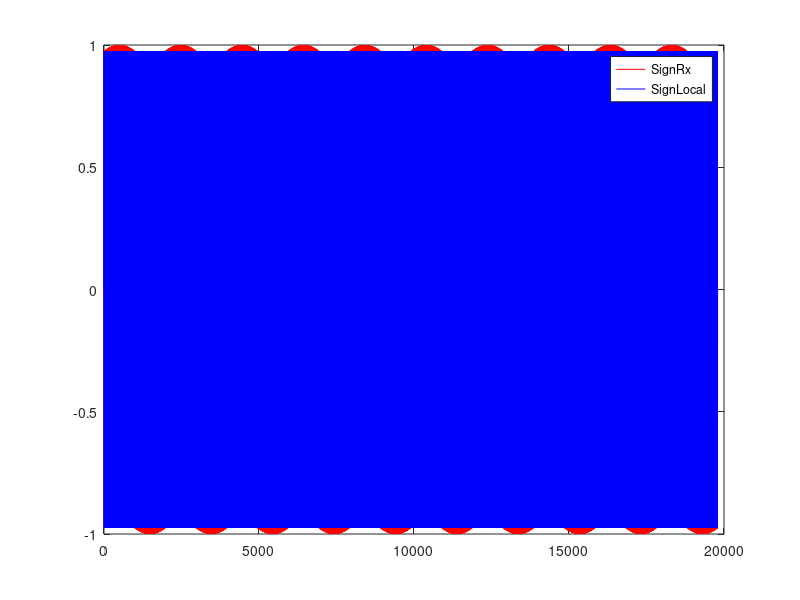

Recreate this plot in MATLAB.
%2017-01-29
%PLL freq and phase adjustment investigation

close all,clc,clear all;

Fs = 22050;     %sample rate
F = Fs/7;       %frequency of signal, 200<F<Fs/2, [Hz]. F = Fs/14 - max, F = Fs/30 - max for Fs = 96000; For example, F = Fs/30, 30 - number of samples per one wave
Size = Fs;      %size of signal
dF = 10;        %[Hz] - frequency offset between Local oscillator and received signal

Td = 2*pi/(Fs+dF);  %sampling interval of received signal
x = 0:F*Td:Size*F*Td;
Sign_Rx = sin(x);    %received signal         


Td = 2*pi/Fs;   %sampling interval in Local oscillator
x_local = 0:F*Td:Size*F*Td;
Sign_local = sin(x_local);          

figure,plot(x_local,Sign_Rx,'r',x_local,Sign_local,'b');
legend('SignRx','SignLocal');